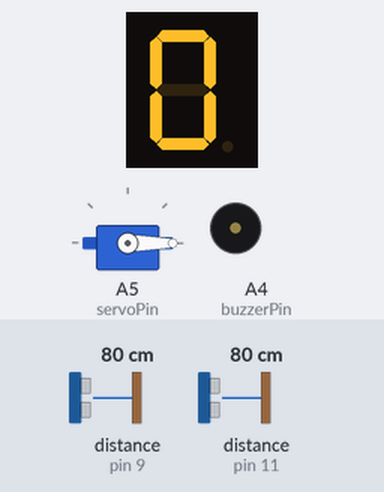
Bench run of a sketch on a simulated Arduino Uno, built with avr-gcc and run on an emulated ATmega328P. Shown: 1-digit seven-segment display, servo, buzzer (waves = sounding, pin HIGH). Wiring (inferred from the names in the program): 2 × ultrasonic range finder: trigger pin 10, echo pin 9 / trigger pin 12, echo pin 11; 1-digit 7-segment display, segments lit when LOW: segments pin 2, pin 3, pin 4, pin 5, pin 6, pin 7, pin 8. The inputs (shaded band) are chosen by the test bench; at power-on: distance to the obstacle (sensors on pin 11, pin 9) 80 cm. The echo pulse lasts 58.3 µs per cm; the segment pins are drawn as the display they are named for; pins used as bus, display or sensor lines are not drawn.

Above: at 1.2 s.
1.3 s: distance to the obstacle (sensor on pin 11) set to 65 cm
2.8 s: distance to the obstacle (sensor on pin 11) set to 55 cm
At 3.9 s:
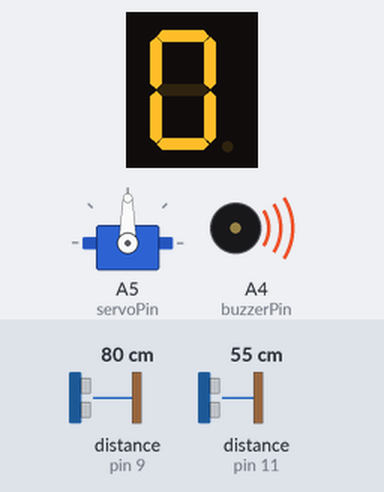
8.8 s: distance to the obstacle (sensor on pin 11) set to 120 cm
At 10.4 s:
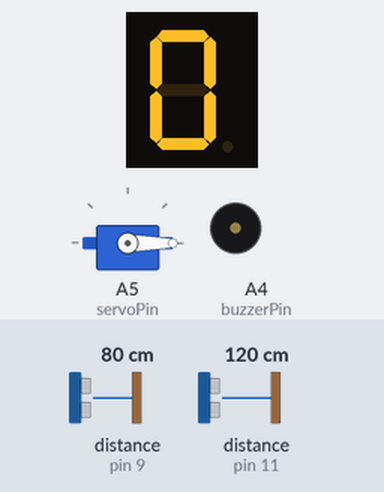
10.9 s: distance to the obstacle (sensor on pin 11) set to 2 cm
At 11.9 s:
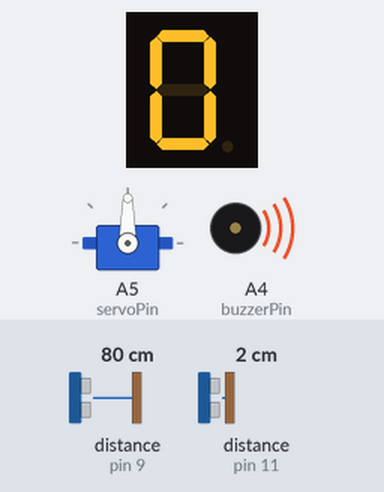
Timing chart, 0 to 14.5 s (numbered marks = the images above; inputs shaded):
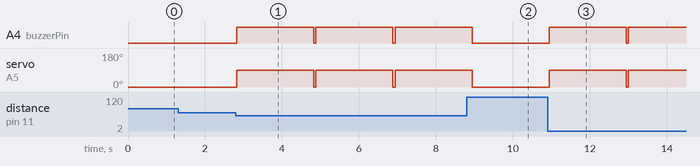

Measured:
- the behaviour switches between 61 and 60 cm on distance to the obstacle (sensor on pin 11) (found by bisection; images 0 and 1)
- after the input at 1.3 s, every drawn part: stays the same
- after the input at 2.8 s, A4 (buzzerPin): alternates HIGH for 2.0 s and LOW for 0.06 s, starting at once; servo on A5 (servoPin): 0° → 90° at once
- after the input at 8.8 s, A4 (buzzerPin): goes on until 8.9 s, then stays LOW; servo on A5 (servoPin): goes on until 8.9 s, then stays 0°
- after the input at 10.9 s, A4 (buzzerPin): LOW → HIGH at once, → LOW 2.0 s later, → HIGH 0.06 s later; servo on A5 (servoPin): 0° → 90° at once

The sketch:

smart_shaff_guard.ino
```cpp
///*
#include <Servo.h>

// === Ultrasonic A (Rakaat Counter) ===
#define trigA 10
#define echoA 9

// === Ultrasonic B (Orang Lewat + Alarm) ===
#define trigB 12
#define echoB 11

// === Servo ===
#define servoPin A5
Servo gate;

// === Buzzer ===
#define buzzerPin A4

// === 7-Segment Pins (Common Anode, D2–D8) ===
#define segA 2
#define segB 3
#define segC 4
#define segD 5
#define segE 6
#define segF 7
#define segG 8

// === Variabel ===
int rakaat = 0;
int sujudCount = 0;
bool sedangSujud = false;

// Threshold sujud
const int berdiriThresh = 25;
const int sujudThresh  = 15;

// Threshold alarm
const int alarmThresh = 60;

// Fungsi baca ultrasonic
long readUltrasonic(int trig, int echo) {
  digitalWrite(trig, LOW);
  delayMicroseconds(2);
  digitalWrite(trig, HIGH);
  delayMicroseconds(10);
  digitalWrite(trig, LOW);

  long dur = pulseIn(echo, HIGH);
  long dist = dur * 0.034 / 2;
  return dist;
}

// ========== FUNCTION 7-SEG (Common Anode) ==========
void displayNumber(int num) {
  // LOW = ON, HIGH = OFF
  const byte digits[10][7] = {
    {0,0,0,0,0,0,1}, // 0
    {1,0,0,1,1,1,1}, // 1
    {0,0,1,0,0,1,0}, // 2
    {0,0,0,0,1,1,0}, // 3
    {1,0,0,1,1,0,0}, // 4
    {0,1,0,0,1,0,0}, // 5
    {0,1,0,0,0,0,0}, // 6
    {0,0,0,1,1,1,1}, // 7
    {0,0,0,0,0,0,0}, // 8
    {0,0,0,0,1,0,0}  // 9
  };

  digitalWrite(segA, digits[num][0]);
  digitalWrite(segB, digits[num][1]);
  digitalWrite(segC, digits[num][2]);
  digitalWrite(segD, digits[num][3]);
  digitalWrite(segE, digits[num][4]);
  digitalWrite(segF, digits[num][5]);
  digitalWrite(segG, digits[num][6]);
}

void setup() {
  Serial.begin(9600);

  pinMode(trigA, OUTPUT);
  pinMode(echoA, INPUT);
  pinMode(trigB, OUTPUT);
  pinMode(echoB, INPUT);

  pinMode(buzzerPin, OUTPUT);
  digitalWrite(buzzerPin, LOW);

  // Servo
  gate.attach(servoPin);
  gate.write(0);

  // 7-Segment
  pinMode(segA, OUTPUT);
  pinMode(segB, OUTPUT);
  pinMode(segC, OUTPUT);
  pinMode(segD, OUTPUT);
  pinMode(segE, OUTPUT);
  pinMode(segF, OUTPUT);
  pinMode(segG, OUTPUT);

  displayNumber(0);
}

void loop() {

  // ================= SUJUD COUNTER =================
  long jarakA = readUltrasonic(trigA, echoA);

  if (jarakA < sujudThresh && !sedangSujud) {
    sedangSujud = true;
    sujudCount++;

    Serial.print("Sujud ke: ");
    Serial.println(sujudCount);

    if (sujudCount == 2) {
      rakaat++;
      if (rakaat > 9) rakaat = 0;

      sujudCount = 0;

      Serial.print("Rakaat bertambah: ");
      Serial.println(rakaat);

      displayNumber(rakaat);
    }

    delay(500);
  }

  if (jarakA > berdiriThresh && sedangSujud) {
    sedangSujud = false;
  }

  // ================= DETEKSI ORANG LEWAT =================
  long jarakB = readUltrasonic(trigB, echoB);

  if (jarakB > 0 && jarakB < alarmThresh) {
    bukaGateDenganAlarm();
  }

  delay(50);
}

void bukaGateDenganAlarm() {

  digitalWrite(buzzerPin, HIGH);
  gate.write(90);

  delay(2000);

  gate.write(0);
  digitalWrite(buzzerPin, LOW);

}
```
